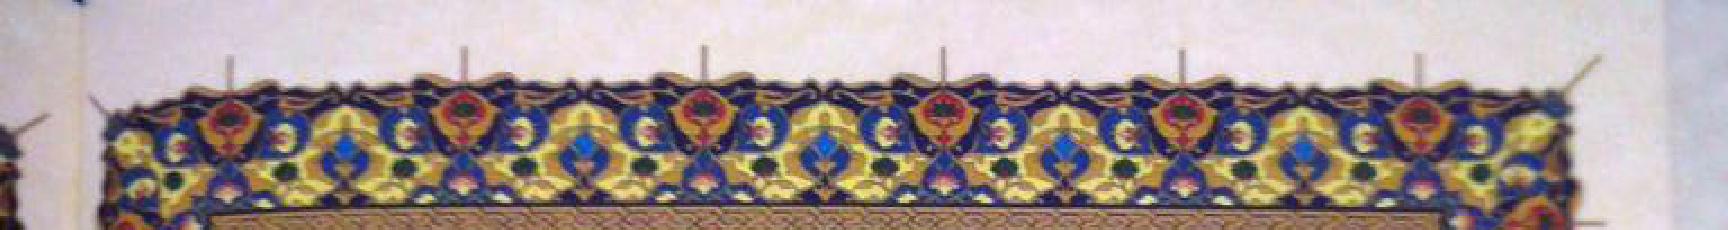

Source code (Python):
#!/usr/bin/env python3
# -*- coding: utf-8 -*-
"""
3. Sayfa İlk Satır OCR + Çeviri Testi
"""

import fitz  # PyMuPDF
from google.cloud import vision
from google.cloud import translate_v2 as translate
from PIL import Image
import io
import os
from pathlib import Path
from dotenv import load_dotenv

def test_first_line():
    """3. sayfanın ilk satırını OCR + çeviri yapar"""
    
    # .env dosyasını yükle
    load_dotenv()
    
    # API Key'i al
    api_key = os.getenv('GOOGLE_API_KEY')
    if not api_key:
        print("[HATA] .env dosyasında GOOGLE_API_KEY bulunamadı!")
        return
    
    # PDF dosyasını bul
    pdf_files = list(Path(".").glob("*Mushaf*.pdf"))
    
    if not pdf_files:
        print("[HATA] Mushaf PDF dosyası bulunamadı!")
        return
    
    pdf_path = str(pdf_files[0])
    
    print("=" * 80)
    print("3. SAYFA İLK SATIR TESTİ (Google Cloud Vision + Çeviri)")
    print("=" * 80)
    print()
    
    # Google Cloud istemcilerini oluştur (API Key ile)
    try:
        # API Key kullanarak client oluştur
        os.environ['GOOGLE_API_KEY'] = api_key
        vision_client = vision.ImageAnnotatorClient()
        translate_client = translate.Client()
        print("[✓] Google Cloud bağlantısı başarılı")
    except Exception as e:
        print(f"[HATA] Google Cloud bağlantısı kurulamadı: {e}")
        print("\nŞunları kontrol edin:")
        print("1. .env dosyasında GOOGLE_API_KEY ayarlı mı?")
        print("2. API Key geçerli mi?")
        return
    
    # PDF'i aç
    print(f"\n[*] PDF açılıyor: {pdf_path}")
    pdf_document = fitz.open(pdf_path)
    
    # 3. sayfayı al (index 2)
    page_num = 2
    page = pdf_document[page_num]
    
    # Sayfayı yüksek çözünürlükte görüntüye çevir
    print(f"[*] Sayfa {page_num + 1} görüntüye dönüştürülüyor...")
    zoom = 3  # Google Vision için yüksek kalite
    mat = fitz.Matrix(zoom, zoom)
    pix = page.get_pixmap(matrix=mat)
    
    # PIL Image'e dönüştür
    img = Image.frombytes("RGB", [pix.width, pix.height], pix.samples)
    width, height = img.size
    
    # Sayfanın üst %10'luk kısmını al (sadece ilk satır için)
    crop_box = (0, 0, width, int(height * 0.1))
    cropped_img = img.crop(crop_box)
    
    print(f"    Görüntü boyutu: {width}x{height}")
    print(f"    Kırpılmış bölge: {cropped_img.size[0]}x{cropped_img.size[1]} (üst %10)")
    
    # Görüntüyü kaydet
    output_img = "test_3_sayfa_ilk_satir.png"
    cropped_img.save(output_img)
    print(f"[*] Test edilen bölge kaydedildi: {output_img}")
    
    # OCR için Google Vision'a gönder
    print("\n[*] Google Cloud Vision OCR işlemi yapılıyor...")
    
    # Görüntüyü byte array'e çevir
    img_byte_arr = io.BytesIO()
    cropped_img.save(img_byte_arr, format='PNG')
    img_byte_arr = img_byte_arr.getvalue()
    
    # Vision API'ye gönder
    image = vision.Image(content=img_byte_arr)
    response = vision_client.document_text_detection(
        image=image,
        image_context={"language_hints": ["ar"]}
    )
    
    if response.error.message:
        print(f"[HATA] Google Vision hatası: {response.error.message}")
        return
    
    # OCR sonucu
    arabic_text = response.full_text_annotation.text.strip() if response.full_text_annotation.text else ""
    
    print("\n" + "=" * 80)
    print("SONUÇLAR:")
    print("=" * 80)
    
    if not arabic_text:
        print("\n[UYARI] OCR hiç metin bulamadı!")
        print(f"Lütfen {output_img} dosyasını kontrol edin.")
        return
    
    print(f"\n📖 ARAPÇA METİN ({len(arabic_text)} karakter):")
    print("-" * 80)
    print(arabic_text)
    
    # Türkçe çeviri
    print(f"\n[*] Türkçe çevirisi yapılıyor...")
    try:
        translation = translate_client.translate(
            arabic_text,
            source_language='ar',
            target_language='tr'
        )
        
        turkish_text = translation['translatedText']
        
        print("\n🇹🇷 TÜRKÇE ÇEVİRİ:")
        print("-" * 80)
        print(turkish_text)
        
    except Exception as e:
        print(f"[HATA] Çeviri yapılamadı: {e}")
        turkish_text = "[Çeviri yapılamadı]"
    
    # Sonuçları dosyaya kaydet
    output_txt = "test_3_sayfa_ilk_satir_sonuc.txt"
    with open(output_txt, 'w', encoding='utf-8') as f:
        f.write("=" * 80 + "\n")
        f.write("3. SAYFA İLK SATIR - OCR VE ÇEVİRİ SONUCU\n")
        f.write("=" * 80 + "\n\n")
        f.write("ARAPÇA METİN:\n")
        f.write("-" * 80 + "\n")
        f.write(arabic_text + "\n\n")
        f.write("TÜRKÇE ÇEVİRİ:\n")
        f.write("-" * 80 + "\n")
        f.write(turkish_text + "\n")
    
    print(f"\n[✓] Sonuçlar kaydedildi: {output_txt}")
    print("\n" + "=" * 80)
    print("✅ Test tamamlandı!")
    print("=" * 80)
    
    pdf_document.close()

if __name__ == "__main__":
    try:
        test_first_line()
    except Exception as e:
        print(f"\n[HATA] {e}")
        import traceback
        traceback.print_exc()
